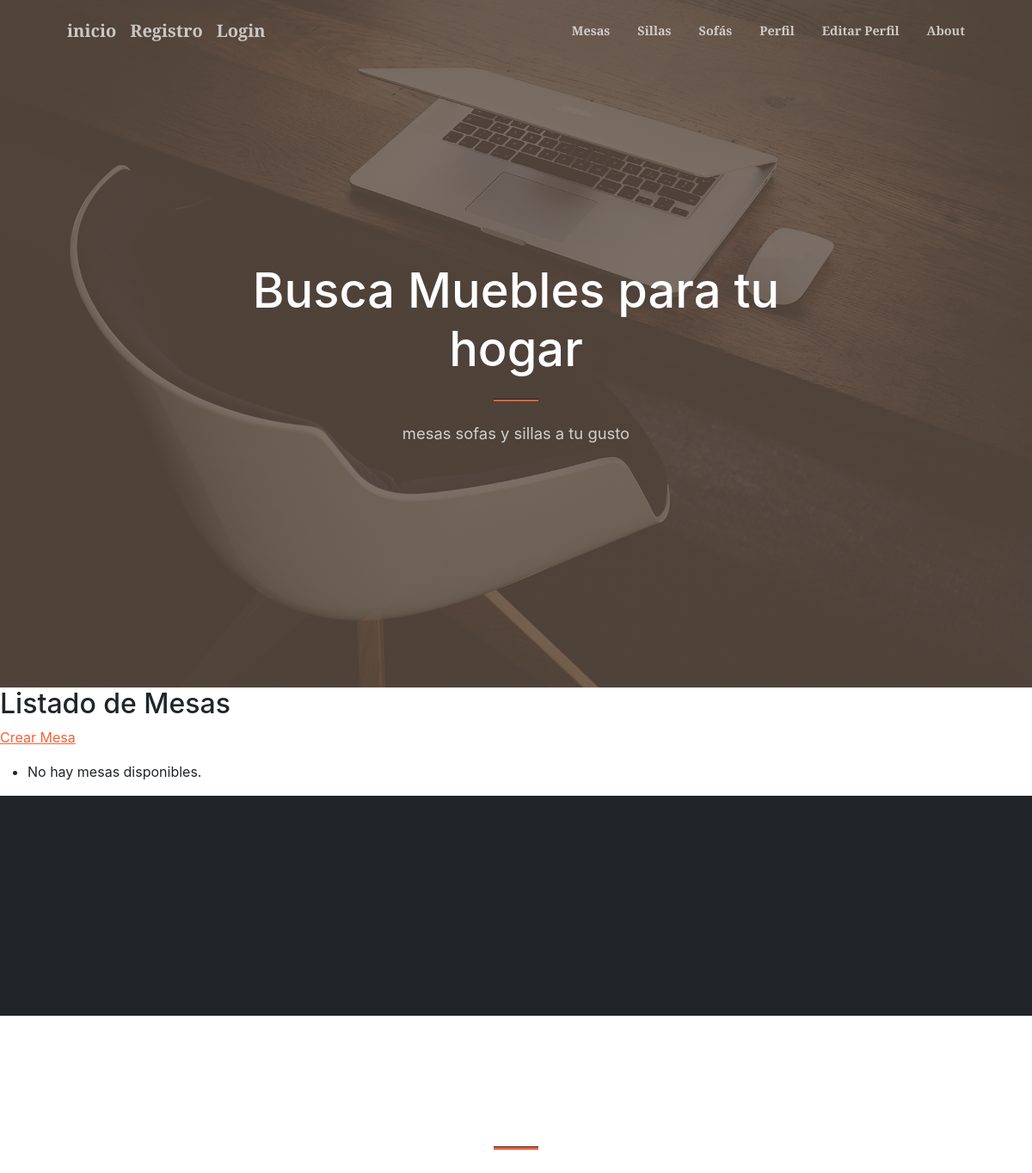
The page /mesas/ on the database as committed earlier.
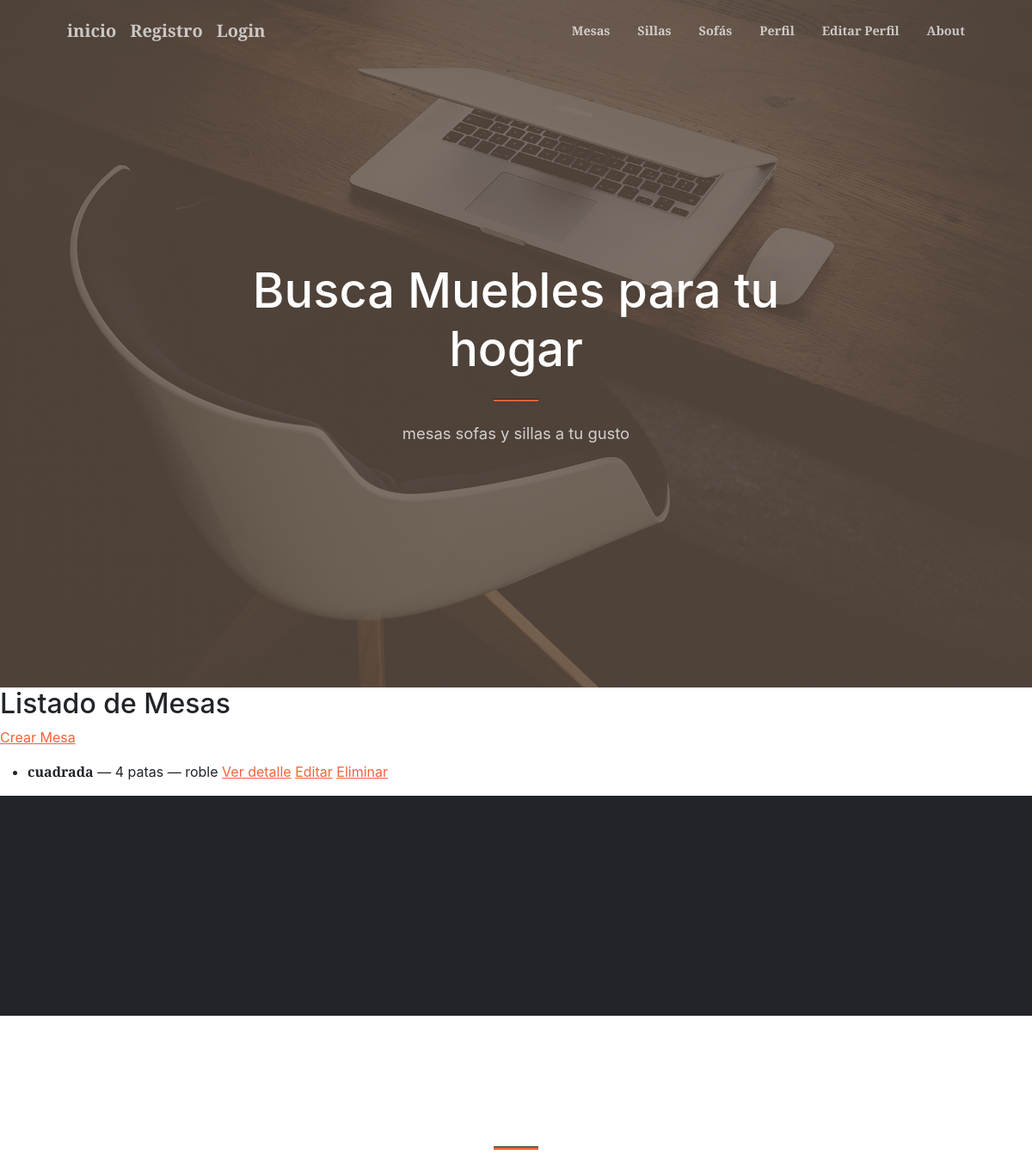
The same page on the database as committed later.
### mi_primer_app/models.py (models this page shows)
class Mesa(models.Model):
    forma             = models.CharField(max_length=50)
    cantidad_patas    = models.IntegerField()
    color             = models.CharField(max_length=50)
    fecha             = models.DateField()

### mi_primer_app/views.py (the view)
# urls.py: path('mesas/', MesaListView.as_view(), name='mesa-lista'),
class MesaListView(ListView):
    model = Mesa
    template_name = 'mi_primer_app/mesa_lista.html'
    context_object_name = 'mesas'

### mi_primer_app/templates/mi_primer_app/mesa_lista.html
{% extends "padre.html" %}
{% block content %}
  <h2>Listado de Mesas</h2>
  <p><a href="{% url 'mesa-crear' %}">Crear Mesa</a></p>
  <ul>
    {% for mesa in mesas %}
      <li>
        <strong>{{ mesa.forma }}</strong> — {{ mesa.cantidad_patas }} patas — {{ mesa.color }}
        <a href="{% url 'mesa-detalle' mesa.pk %}">Ver detalle</a>
        <a href="{% url 'mesa-actualizar' mesa.pk %}">Editar</a>
        <a href="{% url 'mesa-borrar' mesa.pk %}">Eliminar</a>
      </li>
    {% empty %}
      <li>No hay mesas disponibles.</li>
    {% endfor %}
  </ul>
{% endblock %}

### templates/padre.html (shortened to what this page needs)
{% load static %}
<!DOCTYPE html>
<html lang="en">
    <head>
        <link href="https://cdn.jsdelivr.net/npm/bootstrap-icons@1.5.0/font/bootstrap-icons.css" rel="stylesheet" />
        <link href="https://cdnjs.cloudflare.com/ajax/libs/SimpleLightbox/2.1.0/simpleLightbox.min.css" rel="stylesheet" />
        <link href="{% static 'css/styles.css' %}" rel="stylesheet" />
    </head>
    <body id="page-top">
        <nav class="navbar navbar-expand-lg navbar-light fixed-top py-3" id="mainNav">
            <div class="container px-4 px-lg-5">
                <a class="navbar-brand" href="{% url 'portada' %}">inicio</a>
                {% if user.is_authenticated %}
                     <li class="nav-item">
                        <form action="{% url "logout" %}" method="POST">
                             {% csrf_token %}
                            <button type="submit" class="btn btn-primary">Logout</button>
                        </form>
                    </li>
                 {% else %}
                <a class="navbar-brand" href="{% url 'register' %}">Registro</a>
                <a class="navbar-brand" href="{% url 'login' %}">Login</a>
                {% endif %}
                <div class="collapse navbar-collapse" id="navbarResponsive">
                    <ul class="navbar-nav ms-auto my-2 my-lg-0">
                        <li class="nav-item">
                            <a class="nav-link" href="{% url 'mesa-lista' %}#mesas-lista">Mesas</a>
                        </li>
                        <li class="nav-item">
                            <a class="nav-link" href="{% url 'silla-lista' %}#sillas-lista">Sillas</a>
                        </li>
                        <li class="nav-item">
                            <a class="nav-link" href="{% url 'sofa-lista' %}#sofas-lista">Sofás</a>
                        </li>
                        <li class="nav-item">
                            <a class="nav-link" href="{% url 'profile' %}#profile">Perfil</a>
                        </li>
                        <li class="nav-item">
                            <a class="nav-link" href="{% url 'edit_profile' %}#edit_profile">Editar Perfil</a>
                        </li>
                        <li class="nav-item">
                            <a class="nav-link" href="{% url 'about' %}#about">About</a>
                        </li>
                    </ul>
                </div>
            </div>
        </nav>
        <header class="masthead">
            <div class="container px-4 px-lg-5 h-100">
                <div class="row gx-4 gx-lg-5 h-100 align-items-center justify-content-center text-center">
                    <div class="col-lg-8 align-self-end">
                        <h1 class="text-white font-weight-bold">Busca Muebles para tu hogar </h1>
                        <hr class="divider" />
                    </div>
                    <div class="col-lg-8 align-self-baseline">
                        <p class="text-white-75 mb-5">mesas sofas y sillas a tu gusto</p>
                    </div>
                </div>
            </div>
        </header>
        {% block content %}
        {% endblock %}
        <section class="page-section bg-dark text-white">
        </section>
        <section class="page-section" id="contact">
            <div class="container px-4 px-lg-5">
                <div class="row gx-4 gx-lg-5 justify-content-center">
                    <div class="col-lg-8 col-xl-6 text-center">
                        <hr class="divider" />
                    </div>
                </div>
    </body>
</html>

Rows that differ between the two databases and show on the page:
added Mesa: forma "cuadrada", cantidad_patas "4", color "roble"
Other text that changed with them:
text no longer shown: "No hay mesas disponibles."
